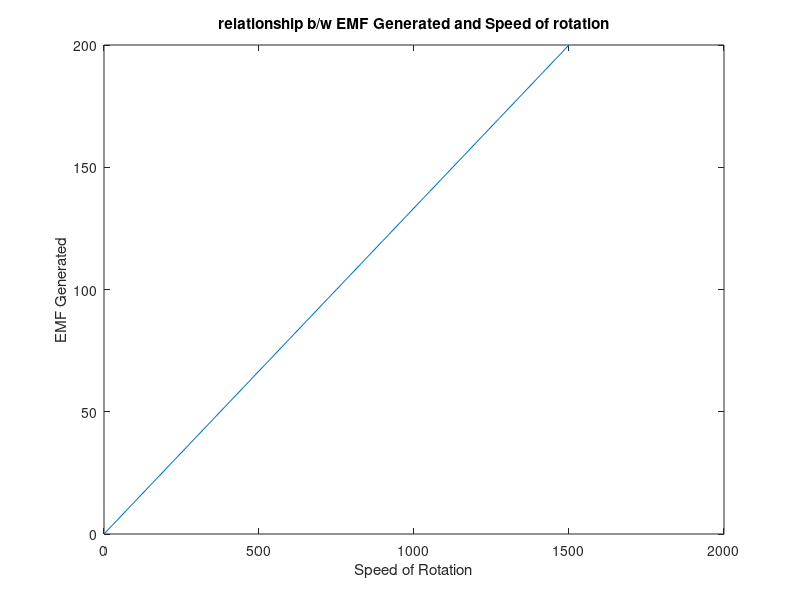

This chart was generated by the following MATLAB code:
Eg = 0:10:200
N = (Eg*15)/2
plot(N,Eg)
xlabel('Speed of Rotation')
ylabel('EMF Generated')
title('relationship b/w EMF Generated and Speed of rotation')